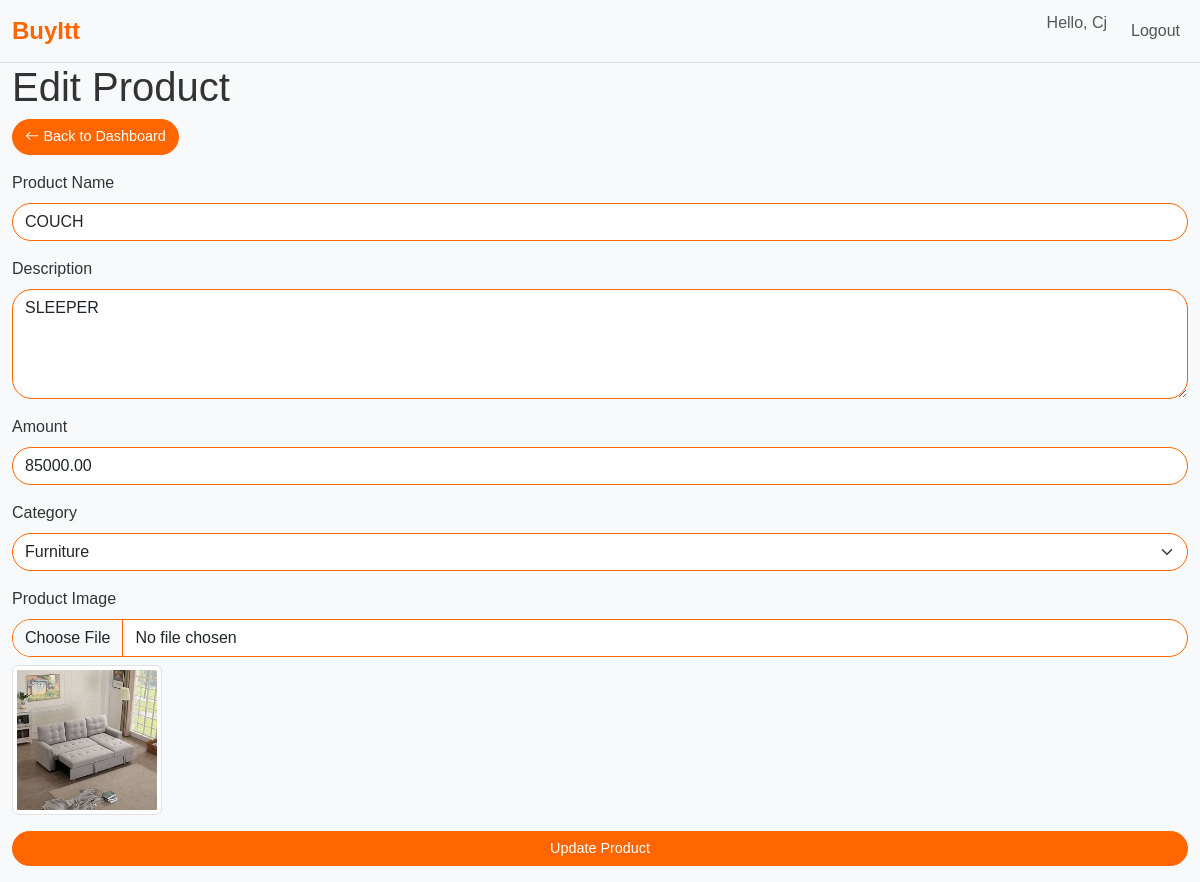
/src/public/product_form.php?id=8 (signed in), run on the app's committed database.
### tables this page shows
CREATE TABLE `products` (
  `id` int NOT NULL,
  `user_id` int NOT NULL,
  `name` varchar(250) NOT NULL,
  `description` text,
  `amount` decimal(10,2) NOT NULL,
  `category` int NOT NULL,
  `image_path` varchar(255) NOT NULL,
  `created_at` timestamp NULL DEFAULT CURRENT_TIMESTAMP
);

CREATE TABLE `categories` (
  `id` int NOT NULL,
  `name` varchar(30) NOT NULL,
  `created_at` timestamp NULL DEFAULT CURRENT_TIMESTAMP
);

### src/public/product_form.php (the view, shortened to what this page needs)
<?php
include "../includes/navbar.php";
require __DIR__ . '/../includes/config.php';
$sellerId = $_SESSION['user_id'];
$cats = $db->query("SELECT id, name FROM categories")->fetchAll(PDO::FETCH_ASSOC);
$product = null;
if (!empty($_GET['id'])) {
    $id = intval($_GET['id']);
    $stmt = $db->prepare("SELECT * FROM products WHERE id = ? AND user_id = ?");
    $stmt->execute([$id, $sellerId]);
    $product = $stmt->fetch(PDO::FETCH_ASSOC);
}
?>
<!DOCTYPE html>
<html lang="en">
<head>
    <link href="https://cdn.jsdelivr.net/npm/bootstrap@5.3.0-alpha1/dist/css/bootstrap.min.css" rel="stylesheet">
    <link href="../assets/css/public.css?v=1.0" rel="stylesheet">
    <link href="https://cdn.jsdelivr.net/npm/bootstrap-icons@1.10.5/font/bootstrap-icons.css" rel="stylesheet">
</head>
<body>
    <div class="container">
        <div class="form-container">
            <div class="form-header">
                <h1><?= $product ? 'Edit Product' : 'Add Product' ?></h1>
                <a href="/public/seller_dashboard.php" class="btn btn-primary mb-3">
                    <i class="bi bi-arrow-left"></i> Back to Dashboard
                </a>
            </div>
            <form method="POST" enctype="multipart/form-data">
                <div class="mb-3">
                    <label for="name" class="form-label">Product Name</label>
                    <input type="text" name="name" class="form-control" id="name" value="<?= htmlspecialchars($product['name'] ?? '') ?>" required>
                </div>
                <div class="mb-3">
                    <label for="description" class="form-label">Description</label>
                    <textarea name="description" class="form-control" id="description" rows="4" required><?= htmlspecialchars($product['description'] ?? '') ?></textarea>
                </div>
                <div class="mb-3">
                    <label for="amount" class="form-label">Amount</label>
                    <input type="number" name="amount" class="form-control" id="amount" value="<?= htmlspecialchars($product['amount'] ?? '') ?>" required>
                </div>
                <div class="mb-3">
                    <label for="category" class="form-label">Category</label>
                    <select name="category" class="form-select" id="category" required>
                        <?php foreach ($cats as $cat): ?>
                            <option value="<?= $cat['id'] ?>" <?= ($product && $product['category'] == $cat['id']) ? 'selected' : '' ?>>
                                <?= htmlspecialchars($cat['name']) ?>
                            </option>
                        <?php endforeach; ?>
                    </select>
                </div>
                <div class="mb-3">
                    <label for="image" class="form-label">Product Image</label>
                    <input type="file" name="image" class="form-control" id="image">
                    <?php if (!empty($product['image_path'])): ?>
                        <div class="mt-2">
                            <img src="../assets/images/products/<?= htmlspecialchars($product['image_path']) ?>" alt="Product Image" class="img-thumbnail" style="max-width: 150px;">
                        </div>
                    <?php endif; ?>
                </div>
                <button type="submit" class="btn btn-primary w-100"><?= $product ? 'Update Product' : 'Add Product' ?></button>
            </form>
        </div>
    </div>
</body>
</html>

### src/assets/css/public.css (style rules this page uses)
body { font-family: Arial, sans-serif; background-color: #f8f9fa; margin: 0; padding: 0; color: #333; }
.container { max-width: 1200px; margin: 0 auto; }
.btn { border-radius: 20px; font-size: 0.9rem; }
.btn-primary { background-color: #ff6600; border-color: #ff6600; }
.form-control { border-radius: 20px; border: 1px solid #ff6600; }
.form-select { border-radius: 20px; border: 1px solid #ff6600; }

### data on the page
products: name "COUCH", description "SLEEPER", amount "85000.00", category "Furniture", image_path (picture)

### other printed values
$_SESSION['name'] "Cj"
